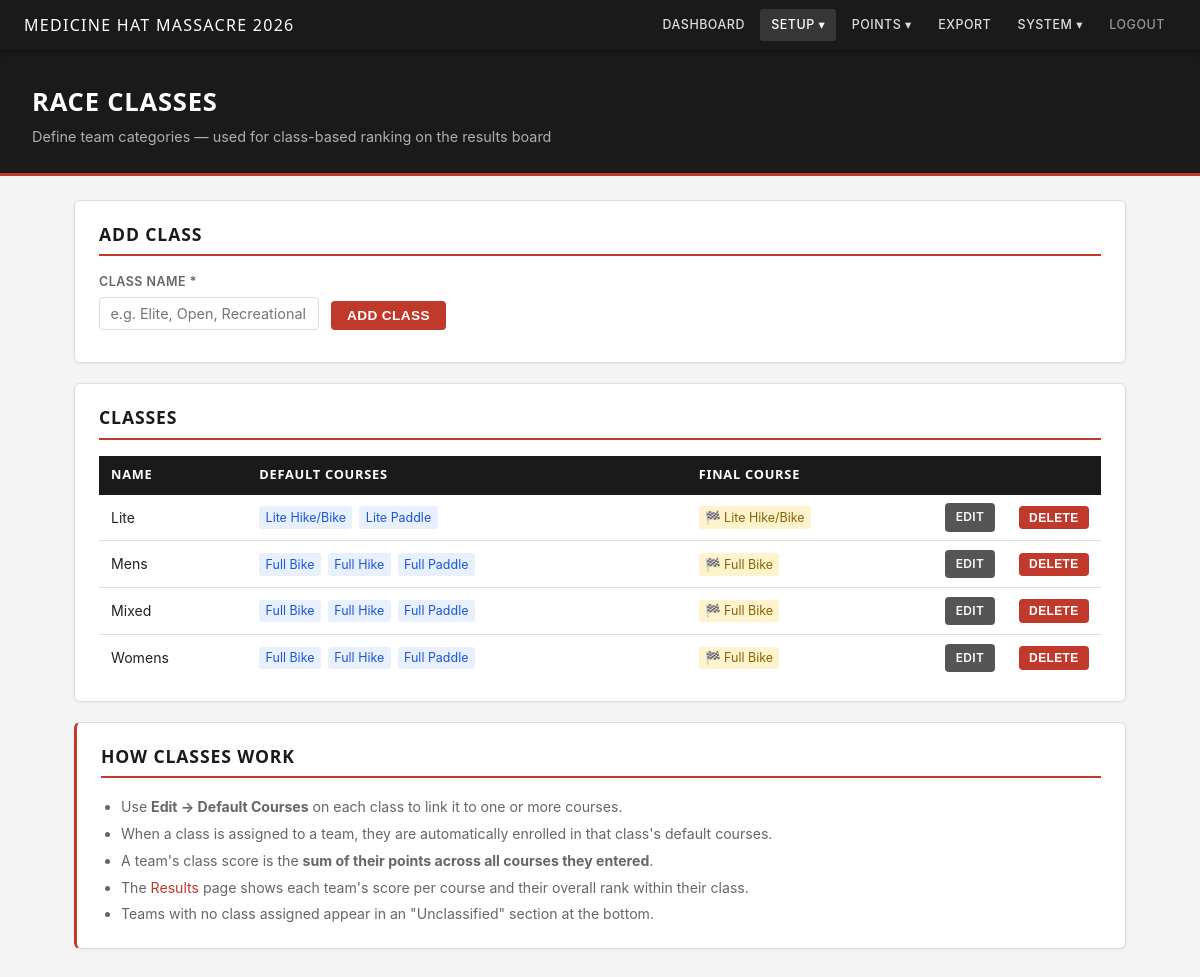
Page /classes (signed in) on the committed database.
### tables this page shows
CREATE TABLE classes (
            id   INTEGER PRIMARY KEY AUTOINCREMENT,
            name TEXT NOT NULL UNIQUE
        , final_course_id INTEGER REFERENCES courses(id) ON DELETE SET NULL);

CREATE TABLE courses (
            id                          INTEGER PRIMARY KEY AUTOINCREMENT,
            name                        TEXT NOT NULL,
            time_limit_minutes          INTEGER NOT NULL DEFAULT 480,
            overtime_penalty_per_minute INTEGER NOT NULL DEFAULT 0,
            synced                      INTEGER NOT NULL DEFAULT 0
        , start_time TEXT, end_time TEXT, cutoff_time TEXT, use_si_start INTEGER NOT NULL DEFAULT 0);

### client/app.py (the view)
@app.get("/classes", response_class=HTMLResponse)
async def classes_list(request: Request, msg: str = ""):
    classes            = db.get_all_classes()
    courses            = db.get_all_courses()
    class_courses_map  = db.get_all_class_courses()
    return templates.TemplateResponse(request, "classes.html", {
        "classes":           classes,
        "courses":           courses,
        "class_courses_map": class_courses_map,
        "msg":               msg,
    })

### client/templates/classes.html (shortened to what this page needs)
{% extends "base.html" %}
{% block page_header %}
<div class="page-header">
  <h1>Race Classes</h1>
  <p>Define team categories — used for class-based ranking on the results board</p>
</div>
{% endblock %}
{% block content %}
<div class="card">
  <h2>Add Class</h2>
  <form method="post" action="/classes/add">
    <div class="form-row">
      <div class="form-group">
        <label>Class Name *</label>
        <input type="text" name="name" required placeholder="e.g. Elite, Open, Recreational" style="width:220px;">
      </div>
      <div style="align-self:flex-end;">
        <button type="submit" class="btn btn-primary">Add Class</button>
      </div>
    </div>
  </form>
</div>
{% if classes %}
<div class="card">
  <h2>Classes</h2>
  <div class="table-wrap">
    <table>
      <thead>
        <tr><th>Name</th><th>Default Courses</th><th>Final Course</th><th colspan="2"></th></tr>
      </thead>
      <tbody>
        {% for cls in classes %}
        {% set cls_course_ids = class_courses_map.get(cls.id) or [] %}
        <tr>
          <td>{{ cls.name }}</td>
          <td style="font-size:.85rem;color:var(--text-muted);">
            {% if cls_course_ids %}
              {% for c in courses if c.id in cls_course_ids %}
                <span style="display:inline-block;padding:.1rem .4rem;background:#e8f0fe;
                             color:#1a56db;border-radius:3px;margin:.1rem .2rem .1rem 0;font-size:.78rem;">{{ c.name }}</span>
              {% endfor %}
            {% else %}
              <span style="font-style:italic;">None</span>
            {% endif %}
          </td>
          <td style="font-size:.82rem;">
            {% if cls.final_course_id %}
              {% for c in courses if c.id == cls.final_course_id %}
              <span style="display:inline-block;padding:.1rem .4rem;background:#fff3cd;
                           color:#856404;border-radius:3px;font-size:.78rem;">🏁 {{ c.name }}</span>
              {% endfor %}
            {% else %}
              <span style="color:var(--text-muted);font-style:italic;font-size:.78rem;">None</span>
            {% endif %}
          </td>
          <td style="width:1px;white-space:nowrap;">
            <details style="position:relative;">
              <summary class="btn btn-secondary btn-sm" style="cursor:pointer;list-style:none;">Edit</summary>
            </details>
          </td>
          <td style="width:1px;">
            <form method="post" action="/classes/{{ cls.id }}/delete"
                  onsubmit="return confirm('Delete class {{ cls.name }}? Racers in this class will become unclassified.')">
              <button type="submit" class="btn btn-danger btn-sm">Delete</button>
            </form>
          </td>
        </tr>
        {% endfor %}
      </tbody>
    </table>
  </div>
</div>
{% else %}
<div class="card">
  <p style="color:var(--text-muted);">No classes yet. Add one above, then assign teams in <a href="/racers">Racers</a>.</p>
</div>
{% endif %}
<div class="card" style="border-left:3px solid var(--accent);">
  <h2>How Classes Work</h2>
  <ul style="font-size:.88rem;line-height:1.9;color:var(--text-muted);padding-left:1.25rem;">
    <li>Use <strong>Edit → Default Courses</strong> on each class to link it to one or more courses.</li>
    <li>When a class is assigned to a team, they are automatically enrolled in that class's default courses.</li>
    <li>A team's class score is the <strong>sum of their points across all courses they entered</strong>.</li>
    <li>The <a href="/results">Results</a> page shows each team's score per course and their overall rank within their class.</li>
    <li>Teams with no class assigned appear in an "Unclassified" section at the bottom.</li>
  </ul>
</div>
{% endblock %}

### client/static/style.css (style rules this page uses)
:root { --nav-bg: #1a1a1a; --nav-text: #ffffff; --nav-link: rgba(255,255,255,0.85); --nav-link-hover: #ffffff; --accent: #c0392b; --accent-hover: #a93226; --body-bg: #f4f4f4; --card-bg: #ffffff; --text: #222222; --text-muted: #666666; --border: #dddddd; --success: #27ae60; --warning: #e67e22; --danger: #c0392b; --font: -apple-system, BlinkMacSystemFont, "Segoe UI", Roboto, sans-serif; --font-heading: "Segoe UI", -apple-system, BlinkMacSystemFont, Roboto, sans-serif; }
*, *::before, *::after { box-sizing: border-box; margin: 0; padding: 0; }
body { font-family: var(--font); background: var(--body-bg); color: var(--text); font-size: 15px; line-height: 1.55; }
a { color: var(--accent); text-decoration: none; }
.page-header { background: var(--nav-bg); color: white; padding: 2rem 2rem 1.5rem; border-bottom: 3px solid var(--accent); }
.page-header h1 { font-family: var(--font-heading); font-size: 1.6rem; font-weight: 600; letter-spacing: 0.03em; text-transform: uppercase; }
.page-header p { color: rgba(255,255,255,0.65); margin-top: 0.3rem; font-size: 0.9rem; }
.card { background: var(--card-bg); border: 1px solid var(--border); border-radius: 6px; padding: 1.25rem 1.5rem; margin-bottom: 1.25rem; box-shadow: 0 1px 3px rgba(0,0,0,0.06); }
.card h2 { font-family: var(--font-heading); font-size: 1.1rem; letter-spacing: 0.05em; text-transform: uppercase; margin-bottom: 1rem; color: var(--nav-bg); border-bottom: 2px solid var(--accent); padding-bottom: 0.4rem; }
.btn { display: inline-block; padding: 0.45rem 1rem; border-radius: 4px; border: none; cursor: pointer; font-size: 0.85rem; font-weight: 600; letter-spacing: 0.03em; text-transform: uppercase; transition: background 0.15s; text-decoration: none; }
.btn-primary { background: var(--accent); color: white; }
.btn-secondary { background: #555; color: white; }
.btn-sm { padding: 0.3rem 0.65rem; font-size: 0.75rem; }
.btn-danger { background: var(--danger); color: white; }
.form-row { display: flex; flex-wrap: wrap; gap: 0.75rem; align-items: flex-end; margin-bottom: 0.75rem; }
.form-group { display: flex; flex-direction: column; gap: 0.3rem; }
.form-group label { font-size: 0.78rem; font-weight: 600; text-transform: uppercase; color: var(--text-muted); letter-spacing: 0.04em; }
input[type=text], input[type=number], input[type=tel], input[type=datetime-local], select, textarea { border: 1px solid var(--border); border-radius: 4px; padding: 0.45rem 0.65rem; font-size: 0.9rem; font-family: var(--font); color: var(--text); background: #fff; transition: border-color 0.15s; min-width: 0; }
.table-wrap { overflow-x: auto; }
table { width: 100%; border-collapse: collapse; font-size: 0.88rem; }
th { background: var(--nav-bg); color: white; text-align: left; padding: 0.6rem 0.75rem; font-family: var(--font-heading); font-size: 0.8rem; letter-spacing: 0.06em; text-transform: uppercase; }
td { padding: 0.55rem 0.75rem; border-bottom: 1px solid var(--border); vertical-align: middle; }
tr:last-child td { border-bottom: none; }

### rows in the picture
classes: name "Lite"
courses: name "Lite Hike/Bike"
courses: name "Lite Paddle"
classes: name "Mens"
courses: name "Full Bike"
courses: name "Full Hike"
courses: name "Full Paddle"
classes: name "Mixed"
classes: name "Womens"

### other values in the picture
{{ cfg.race_name }} "MEDICINE HAT MASSACRE"
{{ cfg.race_year }} "2026"
